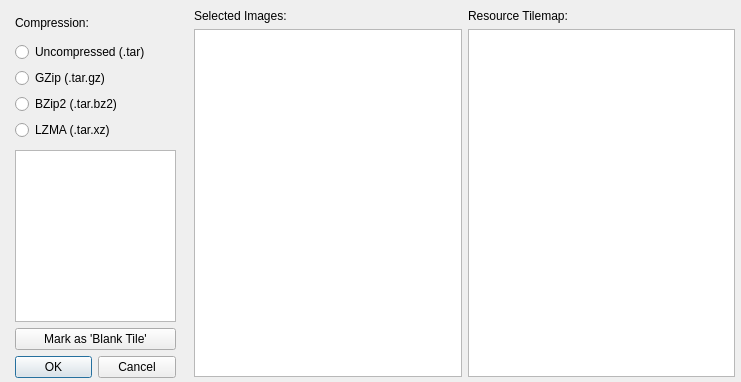
<?xml version="1.0" encoding="UTF-8"?>
<ui version="4.0">
 <class>tartm</class>
 <widget class="QWidget" name="tartm">
  <property name="geometry">
   <rect>
    <x>0</x>
    <y>0</y>
    <width>741</width>
    <height>382</height>
   </rect>
  </property>
  <property name="minimumSize">
   <size>
    <width>741</width>
    <height>382</height>
   </size>
  </property>
  <property name="maximumSize">
   <size>
    <width>741</width>
    <height>382</height>
   </size>
  </property>
  <property name="windowTitle">
   <string>TAR TileMap Creation</string>
  </property>
  <widget class="QWidget" name="verticalLayoutWidget">
   <property name="geometry">
    <rect>
     <x>10</x>
     <y>10</y>
     <width>171</width>
     <height>133</height>
    </rect>
   </property>
   <layout class="QVBoxLayout" name="verticalLayout">
    <property name="leftMargin">
     <number>5</number>
    </property>
    <property name="rightMargin">
     <number>5</number>
    </property>
    <property name="bottomMargin">
     <number>3</number>
    </property>
    <item>
     <widget class="QLabel" name="label">
      <property name="text">
       <string>Compression:</string>
      </property>
     </widget>
    </item>
    <item>
     <widget class="QRadioButton" name="radioButton">
      <property name="text">
       <string>Uncompressed (.tar)</string>
      </property>
     </widget>
    </item>
    <item>
     <widget class="QRadioButton" name="radioButton_2">
      <property name="text">
       <string>GZip (.tar.gz)</string>
      </property>
     </widget>
    </item>
    <item>
     <widget class="QRadioButton" name="radioButton_3">
      <property name="text">
       <string>BZip2 (.tar.bz2)</string>
      </property>
     </widget>
    </item>
    <item>
     <widget class="QRadioButton" name="radioButton_4">
      <property name="text">
       <string>LZMA (.tar.xz)</string>
      </property>
     </widget>
    </item>
   </layout>
  </widget>
  <widget class="QWidget" name="gridLayoutWidget">
   <property name="geometry">
    <rect>
     <x>189</x>
     <y>9</y>
     <width>551</width>
     <height>371</height>
    </rect>
   </property>
   <layout class="QGridLayout" name="gridLayout">
    <property name="leftMargin">
     <number>5</number>
    </property>
    <property name="rightMargin">
     <number>5</number>
    </property>
    <property name="bottomMargin">
     <number>3</number>
    </property>
    <item row="0" column="0">
     <widget class="QLabel" name="label_2">
      <property name="text">
       <string>Selected Images:</string>
      </property>
     </widget>
    </item>
    <item row="0" column="1">
     <widget class="QLabel" name="label_3">
      <property name="text">
       <string>Resource Tilemap:</string>
      </property>
     </widget>
    </item>
    <item row="1" column="0">
     <layout class="QHBoxLayout" name="horizontalLayout">
      <item>
       <widget class="QListWidget" name="selectView">
        <property name="verticalScrollBarPolicy">
         <enum>Qt::ScrollBarAsNeeded</enum>
        </property>
       </widget>
      </item>
     </layout>
    </item>
    <item row="1" column="1">
     <layout class="QHBoxLayout" name="horizontalLayout_2">
      <item>
       <widget class="QListWidget" name="resourceView">
        <property name="lineWidth">
         <number>1</number>
        </property>
        <property name="selectionMode">
         <enum>QAbstractItemView::ExtendedSelection</enum>
        </property>
        <property name="viewMode">
         <enum>QListView::IconMode</enum>
        </property>
       </widget>
      </item>
     </layout>
    </item>
   </layout>
  </widget>
  <widget class="QWidget" name="verticalLayoutWidget_2">
   <property name="geometry">
    <rect>
     <x>10</x>
     <y>150</y>
     <width>171</width>
     <height>231</height>
    </rect>
   </property>
   <layout class="QVBoxLayout" name="verticalLayout_3">
    <property name="leftMargin">
     <number>5</number>
    </property>
    <property name="rightMargin">
     <number>5</number>
    </property>
    <property name="bottomMargin">
     <number>3</number>
    </property>
    <item>
     <widget class="QGraphicsView" name="graphicsView"/>
    </item>
    <item>
     <widget class="QPushButton" name="blankBtn">
      <property name="text">
       <string>Mark as 'Blank Tile'</string>
      </property>
     </widget>
    </item>
    <item>
     <widget class="QDialogButtonBox" name="buttonBox">
      <property name="standardButtons">
       <set>QDialogButtonBox::Cancel|QDialogButtonBox::Ok</set>
      </property>
     </widget>
    </item>
   </layout>
  </widget>
 </widget>
 <resources/>
 <connections/>
</ui>
